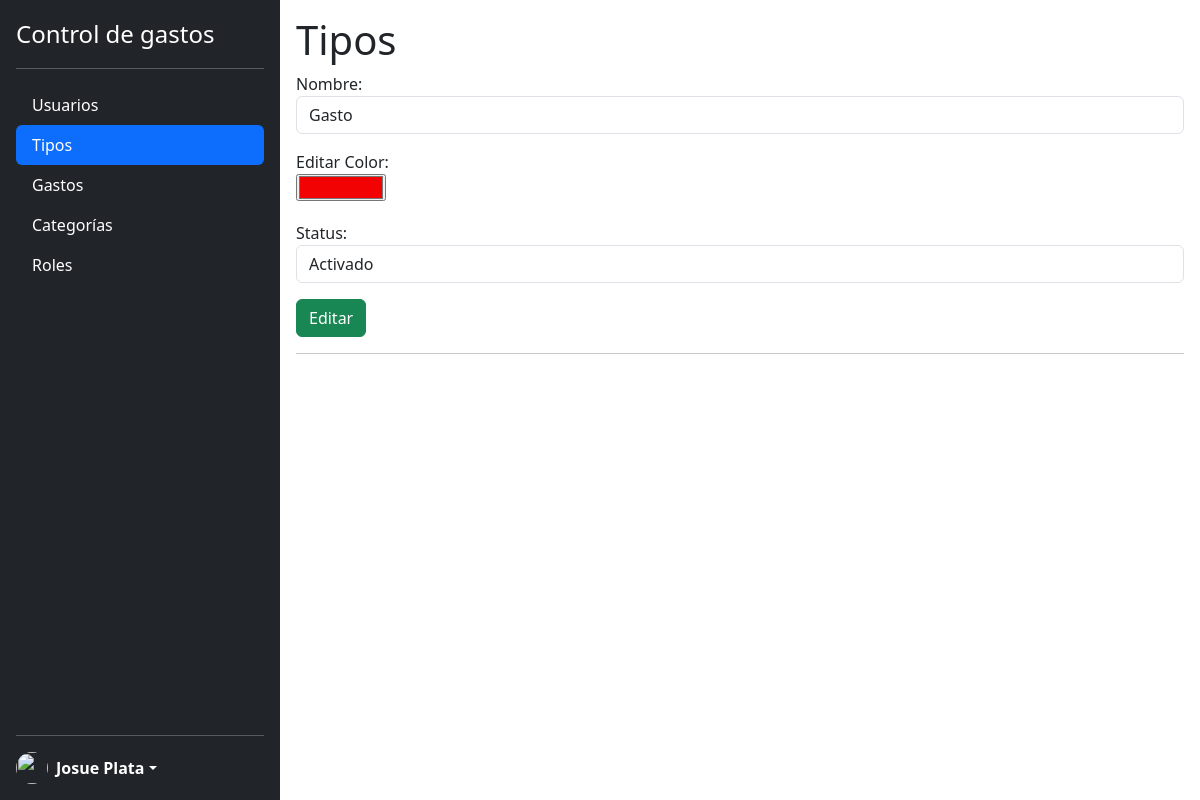
Before: /modules/tipos/editar.php?id=1 (signed in) with the older database file.
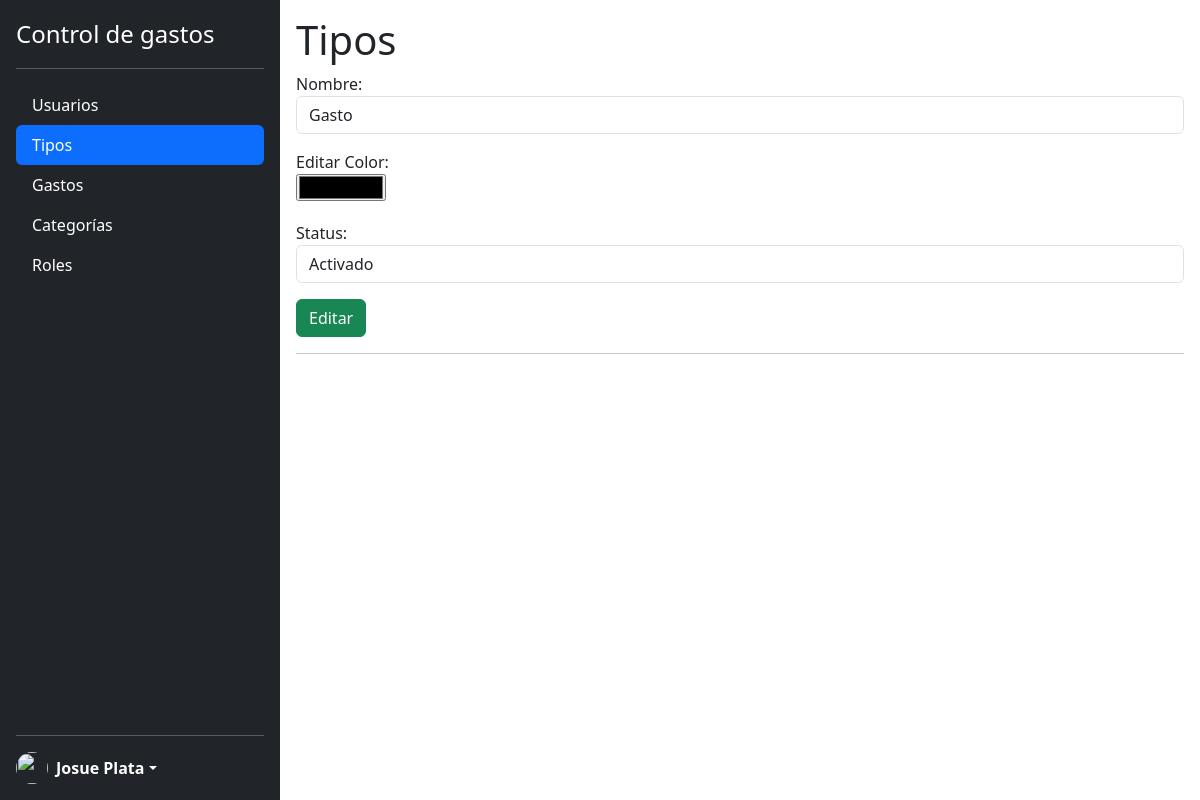
After: the same page with the newer database file.
### tables this page shows
CREATE TABLE `tipos` (
  `id` int(11) UNSIGNED NOT NULL,
  `nombre` varchar(50) NOT NULL,
  `creacion` datetime DEFAULT current_timestamp(),
  `modificacion` datetime DEFAULT current_timestamp() ON UPDATE current_timestamp(),
  `status` int(1) NOT NULL,
  `color` char(6) DEFAULT NULL
);

### modules/tipos/editar.php (the view, shortened to what this page needs)
<?php
    require_once '../../lib/db.php';
?>
<!DOCTYPE html>
<html lang="en">
<head>
    <?php include_once '../../lib/head.php'; ?>
</head>
<body class="d-flex flex-nowrap">
    <?php
        include_once '../../lib/sidebar.php';
    ?>
    <section class="p-3 w-100">
        <h1>Tipos</h1>
        <form method="POST" action="../../lib/editarTipos.php">
            <?php
            $id = $_GET['id'];
            $consulta = "SELECT * FROM tipos WHERE id = $id";
            $resultado = mysqli_query($enlace, $consulta);
            $registro =  mysqli_fetch_object($resultado);
            ?>
            <div class="form-group mb-3">
                <label>Nombre:</label>
                <input type="text" value="<?php echo $registro->nombre; ?>" class="form-control" name="nombreTipos" id="nombreTipos">
            </div>
            <div class="form-group mb-3" id="color">
                <label>Editar Color:</label><br>
                <input type="color" name="colorTipo" value="<?php echo $registro->color; ?>" style="min-width: 90px;">
            </div>
            <div class="form-group mb-3">
                <label>Status:</label>
                <select name="statusTipos" id="statusTipos" class="form-control">
                    <option value="1">Activado</option>
                </select>
            </div>
            <div class="form-group mb-3">
                <button type="submit" class="btn btn-success">Editar</button>
            </div>
            <hr>
        </form>
    </section>
</body>
</html>

Changed rows visible on the page:
changed tipos "Gasto": colorTipo "#f20202" → "#000000"
